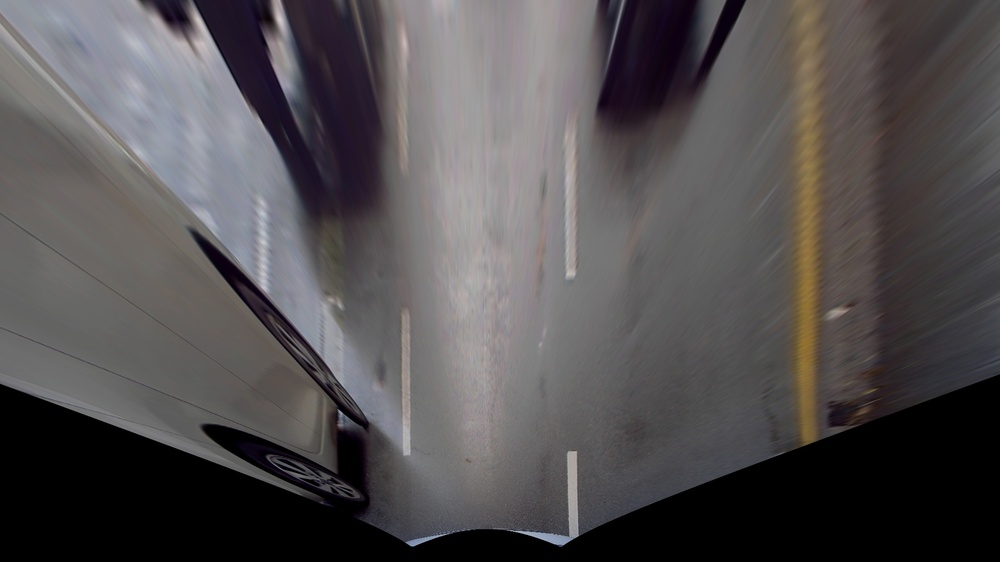
#> input picture labeling/input/image000.jpg, 1000 x 562 px, shrunk from 1920 x 1080 before the run; its folder holds only this picture in this run
$ python main.py
#> lines starting #> are read from the running program, lines starting #| are printed output that depends on the picture; after the words box and inside, x2 and y2 are one past the last pixel; in counts of white or black regions, pixels touching at a corner belong together
#> further down, image is the input picture: shape (562, 1000, 3); mean B, G, R 80.9, 79.7, 83
import cv2
import numpy as np
import glob
import os

# 변수 초기화
image = None
drawing = False  # 마우스 드래깅 여부
mode = True  # 그림을 그릴지 지우기 모드 여부 (True: 그리기, False: 지우기)
ix, iy = -1, -1  # 클릭한 좌표
points = []  # 마우스로 찍은 점을 저장할 리스트
backup_image = None  # 이미지 백업

pixel_width = 20
pixel_color = (0, 0, 255)
pixel_range_l = (0, 0, 200)
pixel_range_h = (100, 100, 255)
# 그리드 생성 함수
def draw_grid(image, grid_size):
    # 수직 라인 그리기
#> called with grid_size = 40
    for x in range(0, image.shape[1], grid_size):
        cv2.line(image, (x, 0), (x, image.shape[0]), (0, 255, 0), 1)
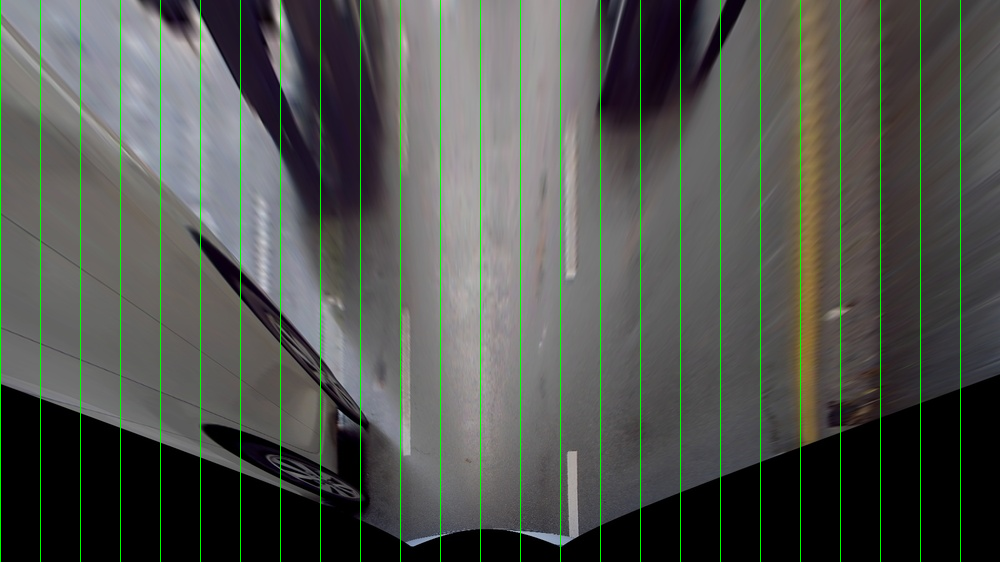
#> image: shape (562, 1000, 3); 2.5% of pixels changed, all inside (x1, y1, x2, y2) = (0, 0, 961, 562)

    # 수평 라인 그리기
    for y in range(0, image.shape[0], grid_size):
        cv2.line(image, (0, y), (image.shape[1], y), (0, 255, 0), 1)
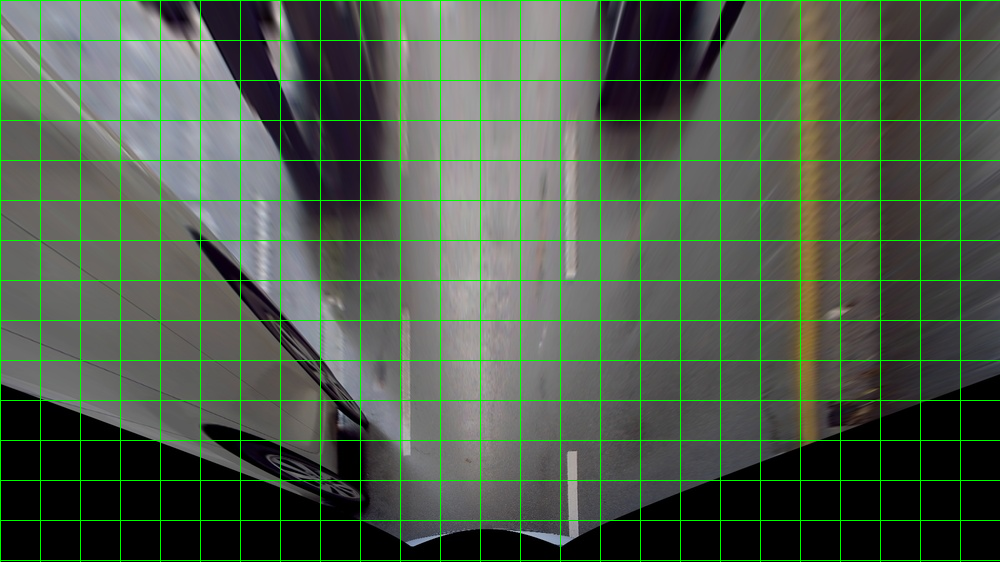
#> image: shape (562, 1000, 3); 2.6% of pixels changed, all inside (x1, y1, x2, y2) = (1, 0, 1000, 561)

# 마우스 이벤트 콜백 함수
def draw_line(event, x, y, flags, param):
    global ix, iy, drawing, mode, image, backup_image

    if event == cv2.EVENT_LBUTTONDOWN:
        if len(points) > 0:
            # 이전 점과 현재 점을 선으로 연결
            cv2.line(image, points[-1], (x, y), pixel_color, pixel_width)
        points.append((x, y))
        backup_image = image.copy()
# 이미지 초기화 함수
def reset_image():
    global image, points, backup_image
    if backup_image is not None:
        image = backup_image.copy()
        points = []

# 이미지 파일 경로 리스트 가져오기 및 이름 순으로 정렬
img_files = sorted(glob.glob('/home/gu/code/labeling/input/*.jpg'))

current_image_index = 0

# 현재 실행 파일의 경로를 가져오고, 결과 이미지를 저장할 디렉토리 경로 생성
current_dir = os.path.dirname(os.path.abspath(__file__))
result_dir = os.path.join(current_dir, "result")

# 결과 디렉토리가 없다면 생성
if not os.path.exists(result_dir):
    os.makedirs(result_dir)

# OpenCV 윈도우 생성 및 마우스 콜백 함수 연결
cv2.namedWindow("Labeling Tool")
cv2.setMouseCallback("Labeling Tool", draw_line)

while True:
    if image is None:
        if current_image_index >= len(img_files):
            break  # 모든 이미지가 처리되면 종료
        image_path = img_files[current_image_index]
        image = cv2.imread(image_path)
        if image is not None:
            print(f"Processing image: {image_path}")
            # 그리드 그리기
            draw_grid(image, 40)  # 40픽셀 간격의 그리드 생성
            backup_image = image.copy()
        else:
            print(f"Failed to load image: {image_path}")
            current_image_index += 1
            continue

    cv2.imshow("Labeling Tool", image)
    key = cv2.waitKey(1)
#> (key Esc is pressed here)

    if key == ord('m'):
        mode = not mode  # 모드 전환 (그리기 또는 지우기)

    if key == ord('s'):
        # save image
        # 결과 디렉토리에 현재 이미지와 같은 이름으로 저장
        image_name = os.path.basename(img_files[current_image_index])

        # 빨간색 부분만 추출하여 저장
        red_mask = cv2.inRange(image, pixel_range_l, pixel_range_h)  # 빨간색 범위 설정
        red_region = cv2.bitwise_and(image, image, mask=red_mask)
        output_image_path = os.path.join(result_dir, image_name)
        cv2.imwrite(output_image_path, red_region)
        print(f"Saved labelled image as {output_image_path}")

    if key == ord(' '):
        # next image
        image = None
        points = []  # 다음 이미지로 이동할 때 이전 점 초기화
        current_image_index += 1

    if key == ord('c'):
        # "c" back to the previous image
        current_image_index -= 1
        if current_image_index < 0:
            current_image_index = 0
        image = None
        points = []  # 이전 이미지로 이동할 때 이전 점 초기화

    if key == ord('z'):
        # "z" point initialize
        if backup_image is not None:
            image = backup_image
            points = []  # 복원 시 이전 점 초기화

    if key == 27:
        break

cv2.destroyAllWindows()

$ run again, on labeling/input/image020.jpg
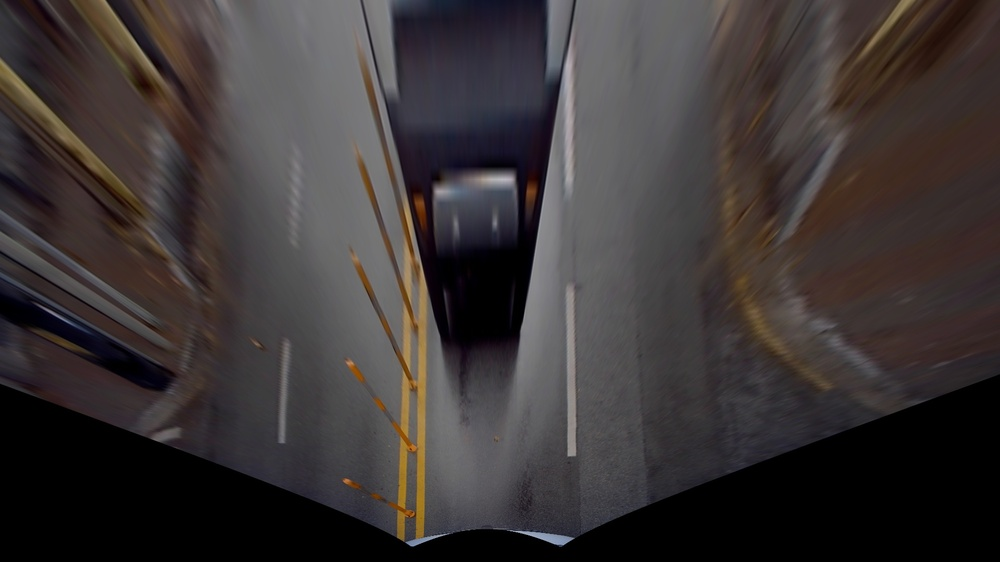
#> input picture labeling/input/image020.jpg, 1000 x 562 px, shrunk from 1920 x 1080 before the run
#> image is the input picture: shape (562, 1000, 3); mean B, G, R 53.7, 53.9, 59.7
#> after the loop in draw_grid, `for x in range(0, image.shape[1], grid_size):`:
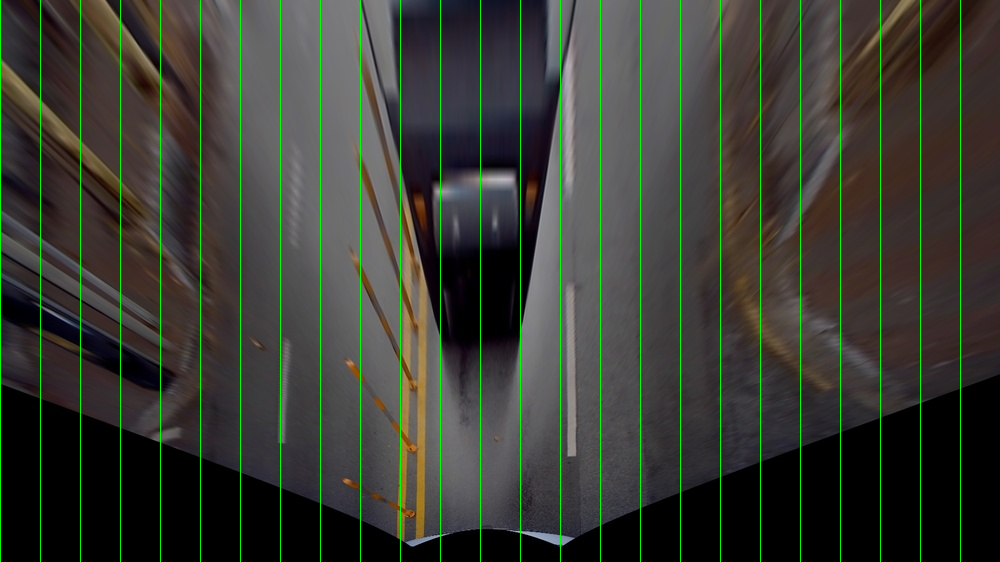
#> image: shape (562, 1000, 3); 2.5% of pixels changed, all inside (x1, y1, x2, y2) = (0, 0, 961, 562)
#> after the loop in draw_grid, `for y in range(0, image.shape[0], grid_size):`:
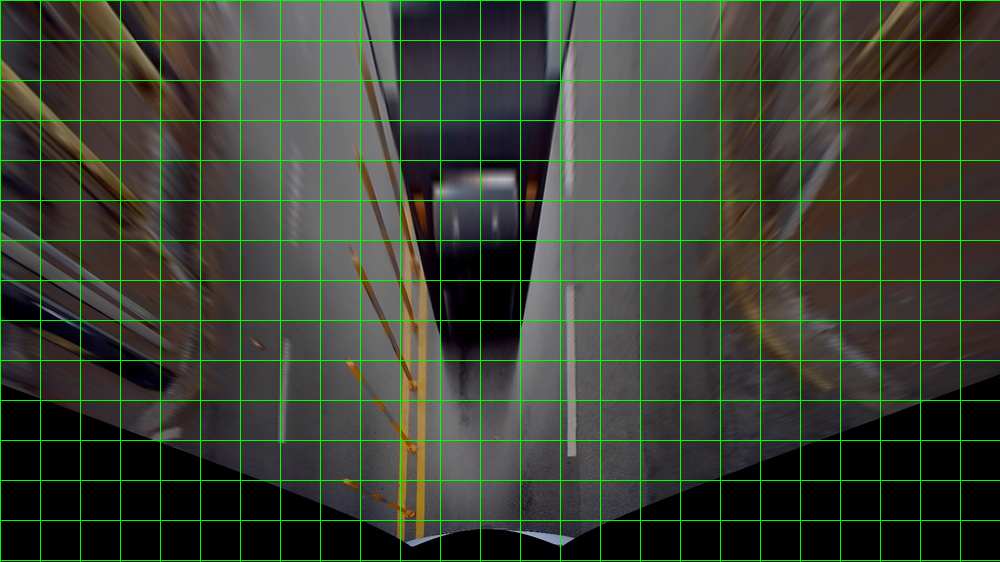
#> image: shape (562, 1000, 3); 2.6% of pixels changed, all inside (x1, y1, x2, y2) = (1, 0, 1000, 561)
